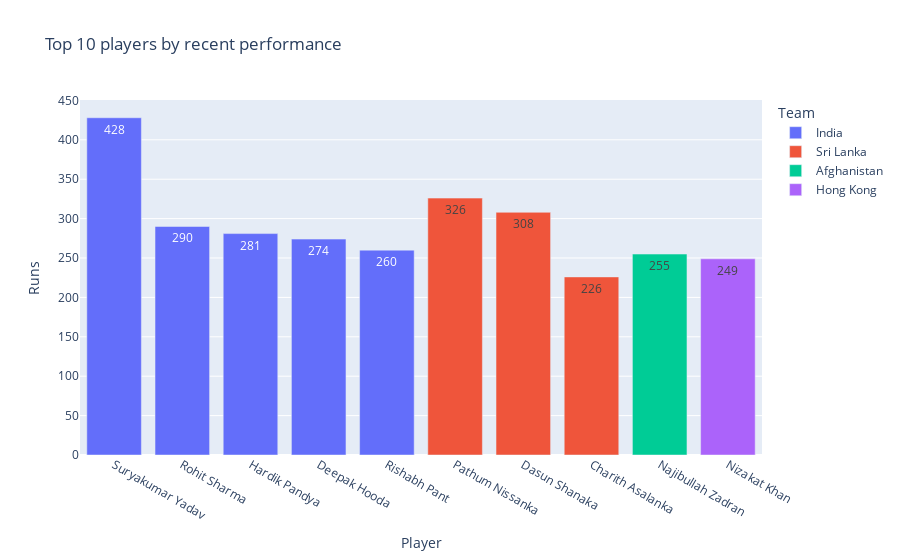

The code cell stored with this chart in its notebook:
### Code cell
#make bar plot of top 10 batsmen in recent performance
px.bar(top_10_recent, x = 'Player', y = 'Runs', color = 'Team', title = 'Top 10 players by recent performance',
      text_auto = True)

### Figure 1 — Plotly figure (JSON) as saved in the notebook; plotly's stock layout.template omitted (floating-point values rounded to 4 significant figures)
{"data": [{"alignmentgroup": "True", "hovertemplate": "Team=India<br>Player=%{x}<br>Runs=%{y}<extra></extra>", "legendgroup": "India", "marker": {"color": "#636efa", "pattern": {"shape": ""}}, "name": "India", "offsetgroup": "India", "orientation": "v", "showlegend": true, "textposition": "auto", "texttemplate": "%{y}", "type": "bar", "x": ["Suryakumar Yadav", "Rohit Sharma", "Hardik Pandya", "Deepak Hooda", "Rishabh Pant"], "xaxis": "x", "y": [428, 290, 281, 274, 260], "yaxis": "y"}, {"alignmentgroup": "True", "hovertemplate": "Team=Sri Lanka<br>Player=%{x}<br>Runs=%{y}<extra></extra>", "legendgroup": "Sri Lanka", "marker": {"color": "#EF553B", "pattern": {"shape": ""}}, "name": "Sri Lanka", "offsetgroup": "Sri Lanka", "orientation": "v", "showlegend": true, "textposition": "auto", "texttemplate": "%{y}", "type": "bar", "x": ["Pathum Nissanka", "Dasun Shanaka", "Charith Asalanka"], "xaxis": "x", "y": [326, 308, 226], "yaxis": "y"}, {"alignmentgroup": "True", "hovertemplate": "Team=Afghanistan<br>Player=%{x}<br>Runs=%{y}<extra></extra>", "legendgroup": "Afghanistan", "marker": {"color": "#00cc96", "pattern": {"shape": ""}}, "name": "Afghanistan", "offsetgroup": "Afghanistan", "orientation": "v", "showlegend": true, "textposition": "auto", "texttemplate": "%{y}", "type": "bar", "x": ["Najibullah Zadran"], "xaxis": "x", "y": [255], "yaxis": "y"}, {"alignmentgroup": "True", "hovertemplate": "Team=Hong Kong<br>Player=%{x}<br>Runs=%{y}<extra></extra>", "legendgroup": "Hong Kong", "marker": {"color": "#ab63fa", "pattern": {"shape": ""}}, "name": "Hong Kong", "offsetgroup": "Hong Kong", "orientation": "v", "showlegend": true, "textposition": "auto", "texttemplate": "%{y}", "type": "bar", "x": ["Nizakat Khan"], "xaxis": "x", "y": [249], "yaxis": "y"}], "layout": {"barmode": "relative", "legend": {"title": {"text": "Team"}, "tracegroupgap": 0}, "title": {"text": "Top 10 players by recent performance"}, "xaxis": {"anchor": "y", "domain": [0, 1], "title": {"text": "Player"}}, "yaxis": {"anchor": "x", "domain": [0, 1], "title": {"text": "Runs"}}}}
